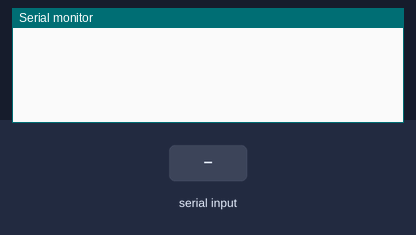
The sketch below on a simulated Arduino Uno, built with avr-gcc and run on an emulated ATmega328P. Parts: the last lines printed to the serial monitor. The inputs (shaded band) are chosen by the test bench.

Above: at 1.2 s.
1.3 s: "90,45\n" received over Serial
At 2.0 s:
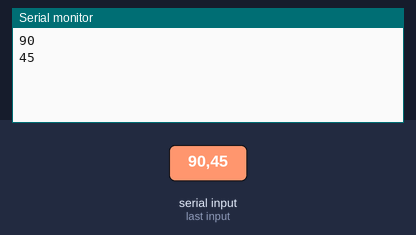
2.8 s: "30,150\n" received over Serial
At 5.1 s:
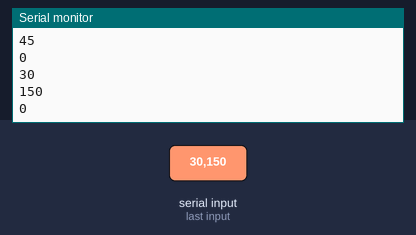
Timing chart, 0 to 6.6 s (numbered marks = the images above; inputs shaded):
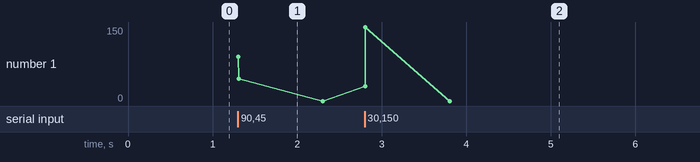

Measured:
- after the input at 1.3 s, the serial monitor: prints a new line at once (image 1)
- after the input at 2.8 s, the serial monitor: prints a new line at once (image 2)

The sketch:

Engine_Project.ino
```cpp
int power = 9;
int speed;


void setup() {
  // put your setup code here, to run once:
Serial.begin(9600);
pinMode(power, OUTPUT);


}

void loop() {
  // put your main code here, to run repeatedly:
while(Serial.available() > 0)
{
  speed = Serial.parseInt();
  speed = constrain(speed, 0, 255);
  Serial.println(speed);
  analogWrite(power, speed);

}


}
```
